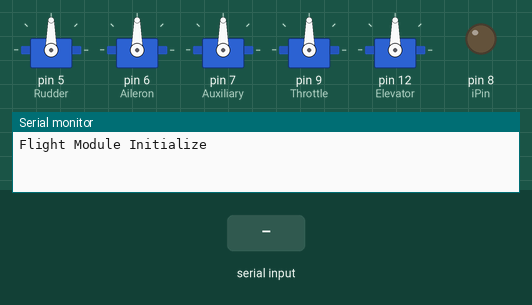
Simulated run of this sketch. Board: Arduino Uno, built with avr-gcc and run on an emulated ATmega328P. Parts: 5 × servo, output pins drawn as LEDs (lit = HIGH), the last lines printed to the serial monitor. Inputs (shaded band) come from the test bench.

Above: at 1.6 s.
1.7 s: "A90\n" received over the second serial link
At 3.8 s:
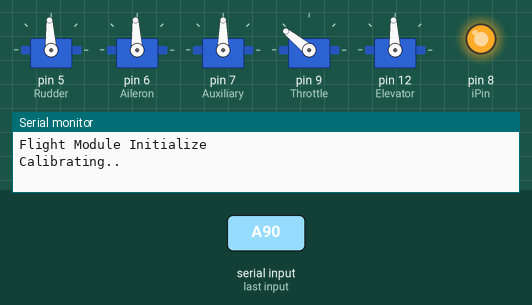
9.9 s: "T90\n" received over the second serial link
At 11.3 s:
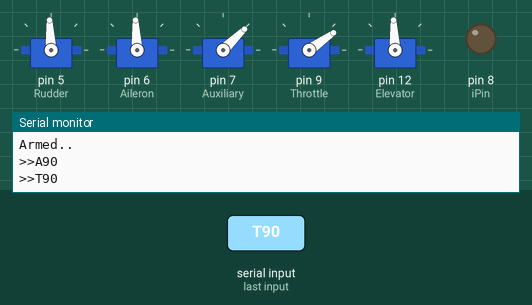
12.9 s: "D90\n" received over the second serial link
At 18.8 s:
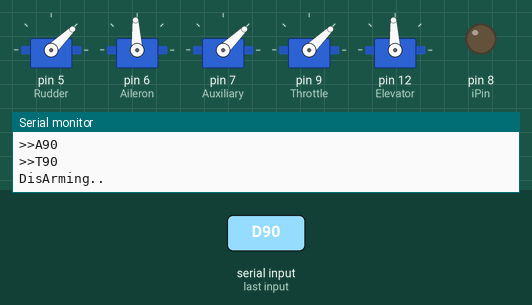
18.9 s: "T,45\n" received over the second serial link
At 20.7 s:
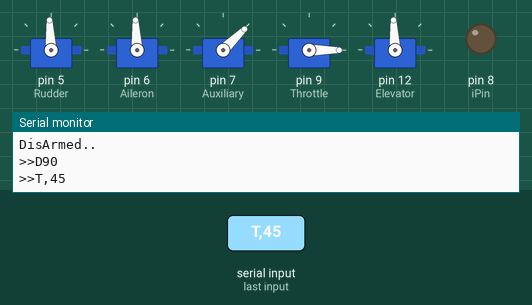
21.9 s: "P90\n" received over the second serial link
At 23.1 s:
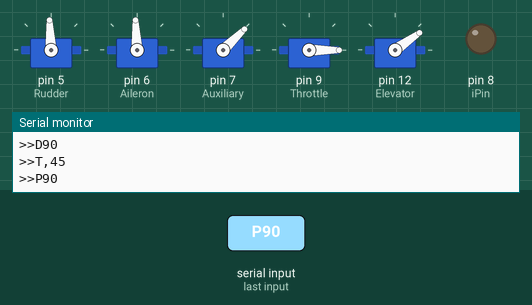
23.4 s: "P,45\n" received over the second serial link
At 24.2 s:
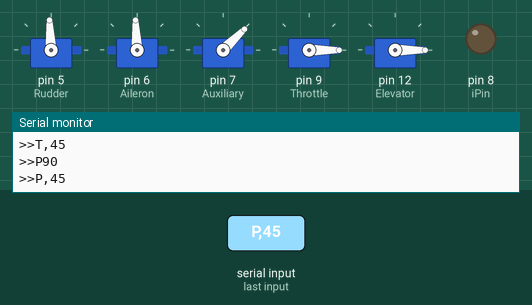
Timing chart, 0 to 25.9 s (numbered marks = the images above; inputs shaded):
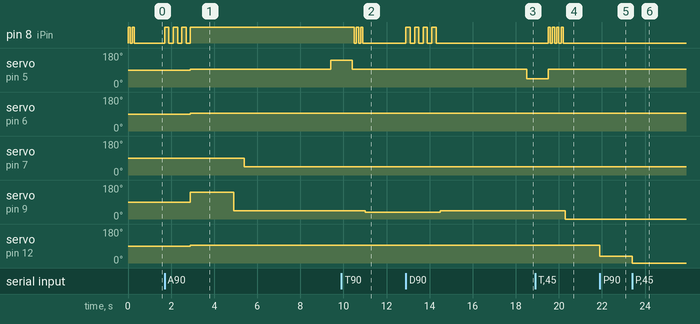

Measured:
- after the input at 1.7 s, pin 8 (iPin): alternates HIGH for 0.20 s and LOW for 0.20 s, 7 changes in all, then stays HIGH, starting at once; servo on pin 5 (Rudder): 90° → 93° after 1.2 s, → 141° 6.5 s later
- after the input at 9.9 s, servo on pin 9 (Throttle): 44° → 35° after 1.1 s
- after the input at 12.9 s, pin 8 (iPin): alternates HIGH for 0.20 s and LOW for 0.20 s, 8 changes in all, then stays LOW, starting at once; servo on pin 5 (Rudder): 93° → 44° after 5.6 s; servo on pin 9 (Throttle): 35° → 44° after 1.6 s
- after the input at 18.9 s, servo on pin 9 (Throttle): 44° → 0° after 1.4 s
- after the input at 21.9 s, servo on pin 12 (Elevator): 93° → 35° at once
- after the input at 23.4 s, servo on pin 12 (Elevator): 35° → 0° at once

The sketch:

SuzDuino_WirelessReceiver.ino
```cpp
// (licence header left out)
#include <string.h>
#include <Servo.h>
#include <SoftwareSerial.h>
Servo Throttle;
Servo Rudder;
Servo Aileron;
Servo Elevator;
Servo Auxiliary;
int iPin=8;
SoftwareSerial mySerial(10, 11); // RX, TX
bool isLogger =true;
void setup()
{
	//SETUP FOR RECEIVER//
	Rudder.attach(5);
	Aileron.attach(6);
	Auxiliary.attach(7);
	Throttle.attach(9);
	Elevator.attach(12);
	pinMode(iPin,OUTPUT);
	Serial.begin(9600);
	mySerial.begin(9600);
	//------------------//
	LedPattern(2,true);
	Serial.println("Flight Module Initialize");
}
void loop(){
	if(mySerial.available() > 0){
		String bufferData="";
		while(mySerial.available()){
			char val = mySerial.read();
			bufferData +=String(val);
		}
		int lenData = bufferData.length();
		StringExploder(bufferData);
		if(isLogger){
			Serial.print(">>");
			Serial.println(bufferData);
		}
	}
}
void StringExploder(String data){
	char PIN = data[0];
	int val = data.substring(1,data.length()).toInt() * 10;
	switch(PIN){
		case 'A':{
			LedPattern(3,false);
			CalibrateAndArm();
			LedPattern(3,true);
		}break;
		case 'D':{
			LedPattern(4,false);
			Disarmed();
			LedPattern(4,true);
		}break;
		case 'T':{
			ThrottlePower(val);
		}break;
		case 'P':{
			ElevatorPower(val);
		}break;
		case 'Y':{
			RudderPower(val);
		}break;

		default:break;
	}
}
void ThrottlePower(int val){
	Throttle.writeMicroseconds(val);
}
void RudderPower(int val){
	Rudder.writeMicroseconds(val);
}
void ElevatorPower(int val){
	Elevator.writeMicroseconds(val);
}
void CalibrateAndArm(){
	ledIndicator(true);
	Serial.println("Calibrating..");
	Aileron.writeMicroseconds(1500);
	Elevator.writeMicroseconds(1500);
	Throttle.writeMicroseconds(2000);
	Rudder.writeMicroseconds(1500);
	delay(2000);
	Aileron.writeMicroseconds(1500);
	Elevator.writeMicroseconds(1500);
	Throttle.writeMicroseconds(1000);
	Rudder.writeMicroseconds(1500);
	Serial.println("Calibrated");
	delay(500);
	//--------------------------//
	Serial.println("Arming..");
	Throttle.writeMicroseconds(1000);
	Rudder.writeMicroseconds(1500);
	Aileron.writeMicroseconds(1500);
	Elevator.writeMicroseconds(1500);
	Auxiliary.writeMicroseconds(1000);
	delay(4000);
	Rudder.writeMicroseconds(2000);
	delay(1000);
	Rudder.writeMicroseconds(1500);
	Serial.println("Armed..");
}
void Disarmed(){
	Serial.println("DisArming..");
	Throttle.writeMicroseconds(1000);
	Rudder.writeMicroseconds(1500);
	Aileron.writeMicroseconds(1500);
	Elevator.writeMicroseconds(1500);
	Auxiliary.writeMicroseconds(1000);
	delay(4000);
	Rudder.writeMicroseconds(1000);
	delay(1000);
	Rudder.writeMicroseconds(1500);
	Serial.println("DisArmed..");
}
void ledIndicator(int state){
	digitalWrite(iPin,state);
}
void LedPattern(int val,bool isFast){
	//Pattern Maker
	/*Blink Pattern Understanding
	2 = start up; //Fast
	3 = calibrating and arming begin//Slow
	3 = calibrating and arming finished//Fast
	4 = disarming begin//Slow
	4 = disarming finished//fast
	*/
	int delayTime;
	if(isFast){
		delayTime =100;
	}
	else{
		delayTime = 200;
	}
	for(int i=0;i < val;i++){
		ledIndicator(1);
		delay(delayTime);
		ledIndicator(0);
		delay(delayTime);
	}
}
```
